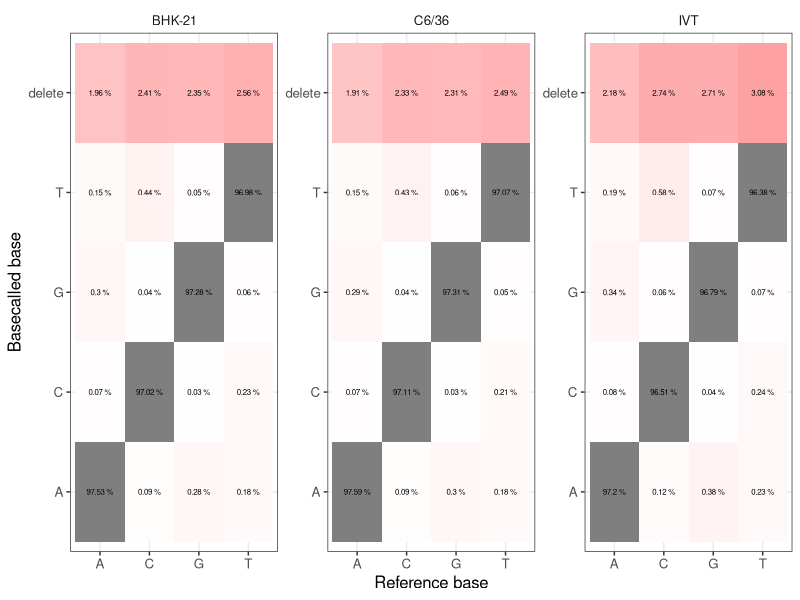

Write the R code that produced this figure.
library(ggplot2)
library(tidyr)
setwd("E:/PycharmProjects/DRS_viral_RNA_modification_scripts/QC")
# 创建数据框
data <- read.csv("data/mis_heatmap_all.csv")

# 将数据框转换为长格式
data_long <- gather(data, key = Reference_base, value = percentage, -Basecall.base,-group)
data_long$percentage <- round(data_long$percentage, 2)
data_long$Basecall.base <- factor(data_long$Basecall.base, levels = c("A", "C", "G", "T", "delete"), ordered = TRUE)
# 使用 ggplot2 创建热图
plot <- ggplot(data_long, aes(x = Reference_base, y = Basecall.base, fill = percentage)) +
  geom_tile() +
  geom_text(aes(label = paste(percentage, "%")), color = "black", size = 2) +  # 添加文本标签
  scale_fill_gradient(low = "white", high = "#F0616E", breaks = c(0, 2, 5), limits = c(0, 5)) +
  labs(x = "Reference base", y = "Basecalled base")+
  theme_bw()+
  facet_wrap(. ~ group, scales = "free_y",ncol=3)+
  theme(
  strip.background = element_blank(),
  legend.position = 'none',
  text = element_text(size = 12),
  panel.grid.minor =element_blank()
  )


ggsave("plots/all.pdf", plot, width =9, height = 3)